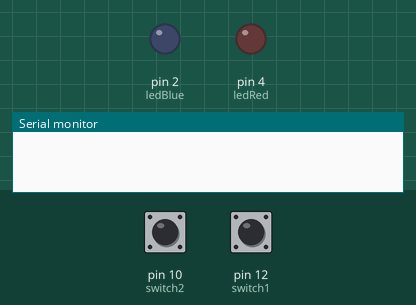
The sketch below on a simulated Arduino Uno, built with avr-gcc and run on an emulated ATmega328P. Parts: output pins drawn as LEDs (lit = HIGH), the last lines printed to the serial monitor. Inputs (shaded band) come from the test bench; at power-on: pin 10 (switch2) HIGH, pin 12 (switch1) HIGH.

Above: at 1.2 s.
1.3 s: pin 10 (switch2) pulled LOW for 0.15 s
At 1.4 s:
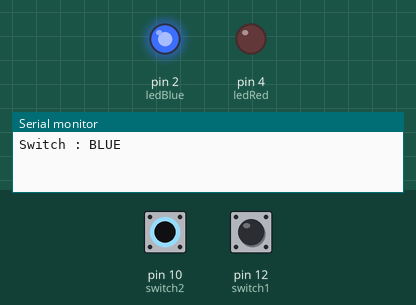
3.0 s: pin 12 (switch1) pulled LOW for 0.15 s
At 3.1 s:
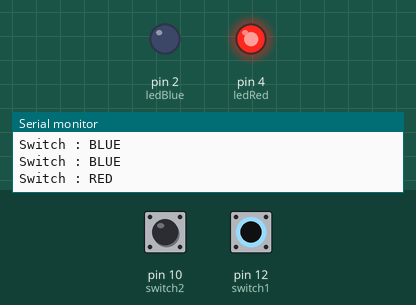
4.7 s: pin 12 (switch1) pulled LOW for 3.2 s
At 8.2 s:
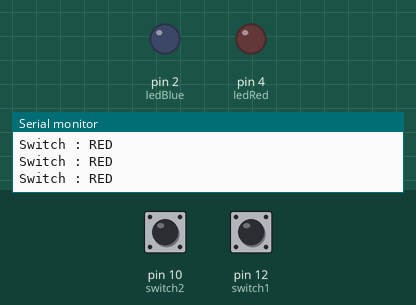
9.4 s: pin 10 (switch2) pulled LOW for 3.2 s
At 10.5 s:
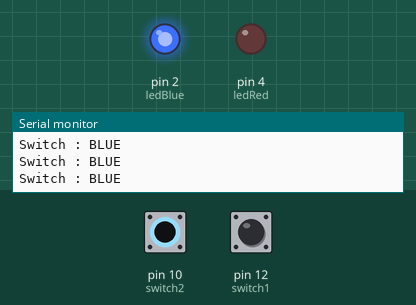
14.1 s: pin 10 (switch2) driven LOW and pin 12 (switch1) driven LOW
At 15.5 s:
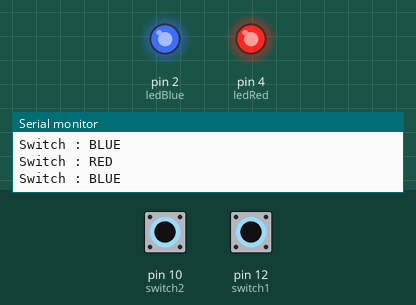
Timing chart, 0 to 16.6 s (numbered marks = the images above; inputs shaded):
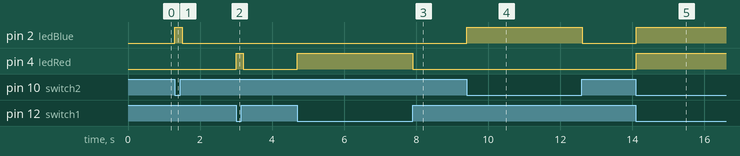

Measured:
- after the input at 1.3 s, pin 2 (ledBlue): LOW → HIGH at once, → LOW 0.20 s later
- after the input at 3.0 s, pin 4 (ledRed): LOW → HIGH at once, → LOW 0.20 s later
- after the input at 4.7 s, pin 4 (ledRed): LOW → HIGH at once, → LOW 3.2 s later
- after the input at 9.4 s, pin 2 (ledBlue): LOW → HIGH at once, → LOW 3.2 s later
- after the input at 14.1 s, pin 2 (ledBlue), pin 4 (ledRed): LOW → HIGH at once

The sketch:

03_Switch_02.ino
```cpp
int switch1= 12; // 택트 스위치 1번과 연결된 디지털 핀 번호
int switch2= 10; // 택트 스위치 2번과 연결된 디지털 핀 번호
int ledRed = 4; // 택트 스위치 1번과 연결된 빨간색 LED 핀 번호
int ledBlue = 2; // 택트 스위치 2번과 연결된 파란색 LED 핀 번호

void setup() {
   Serial.begin(9600); // 9600 속도로 시리얼 통신을 시작
   pinMode(switch1, INPUT_PULLUP); // switch 1번 핀을 INPUT_PULLUP으로 시작
   pinMode(switch2, INPUT_PULLUP); // switch 2번 핀을 INPUT_PULLUP으로 시작
   pinMode(ledBlue , OUTPUT); // ledBlue번 디지털 핀으로 led를 켜기 위해 전력을 출력
   pinMode(ledRed , OUTPUT); // ledRed번 디지털 핀으로 led를 켜기 위해 전력을 출력
}

void loop()
{
  int SW1 = digitalRead(switch1); // switch1의 상태를 저장한 변수
                                  // INPUT_PULLUP 모드를 사용했기 때문에
                                  // 기본적으로 1을 출력
                                  // 스위치가 눌리면 0을 출력

  int SW2 = digitalRead(switch2);

  digitalWrite(ledRed, LOW); // led는 OUTPUT 모드이기 때문에
                             // 기본 상태인 끈 상태는 LOW로 설정해야 함
  digitalWrite(ledBlue, LOW);

  if(SW1 == LOW){ // 만약 SW1이 LOW라면? == 스위치를 눌렀을 때
    Serial.println("Switch : RED");
    digitalWrite(ledRed, HIGH); // 스위치가 눌렸기 때문에 led를 켜기
  }

  // if문을 2번 쓴 이유는 각 스위치가 독립적으로 동작해야하기 때문
  if(SW2 == LOW){
    Serial.println("Switch : BLUE");
    digitalWrite(ledBlue, HIGH);
  }
  delay(100);
}
```
